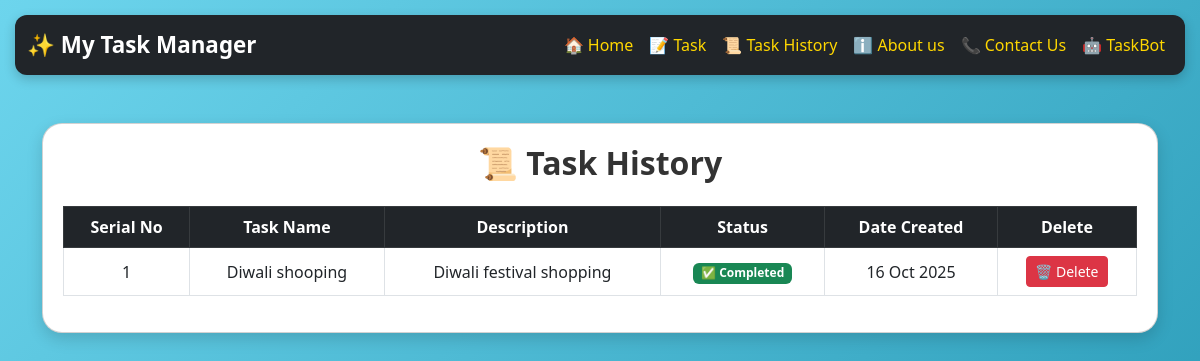
Page /task-history (signed in) on the committed database.
### app.py (models this page shows, shortened)
class Task(db.Model):
    serial_no = db.Column(db.Integer, primary_key=True)
    title = db.Column(db.String(200), nullable=False)
    description = db.Column(db.String(500), nullable=False)
    completed = db.Column(db.Boolean, default=False)
    date_created = db.Column(db.DateTime, default=datetime.utcnow)
    user_id = db.Column(db.Integer, db.ForeignKey('user.id'), nullable=False)

### app.py (the view)
@Home.route('/task-history')
@login_required
def task_history():
    all_tasks = Task.query.filter_by(user_id=current_user.id).order_by(Task.date_created.desc()).all()
    return render_template('task-history.html', tasks=all_tasks)

### app.py (called while the page is built)
@login_manager.user_loader
def load_user(user_id):
    return User.query.get(int(user_id))

### templates/task-history.html (shortened to what this page needs)
<!DOCTYPE html>
<html lang="en">
<head>
  <link href="https://cdn.jsdelivr.net/npm/bootstrap@5.3.0/dist/css/bootstrap.min.css" rel="stylesheet">
</head>
<body>
<nav class="navbar navbar-expand-lg navbar-dark bg-dark">
  <div class="container-fluid">
    <a class="navbar-brand" href="{{ url_for('hello_world') }}">✨ My Task Manager</a>
    <div class="collapse navbar-collapse" id="navbarNav">
      <ul class="navbar-nav ms-auto">
        <li class="nav-item"><a class="nav-link active" href="{{ url_for('hello_world') }}">🏠 Home</a></li>
        <li class="nav-item"><a class="nav-link active" href="{{ url_for('tasks') }}">📝 Task</a></li>
        <li class="nav-item"><a class="nav-link active" href="{{ url_for('task_history') }}">📜 Task History</a></li>
        <li class="nav-item"><a class="nav-link active" href="{{ url_for('about') }}">ℹ️ About us</a></li>
        <li class="nav-item"><a class="nav-link active" href="{{ url_for('contact') }}">📞 Contact Us</a></li>
        <li class="nav-item"><a class="nav-link active" href="{{ url_for('chatbot') }}">🤖 TaskBot</a></li>
      </ul>
    </div>
  </div>
</nav>
  <div class="container mt-5">
    <div class="card card-custom">
      <h2 class="mb-4 text-center">📜 Task History</h2>
      <table class="table table-hover table-bordered text-center">
        <thead class="table-dark">
          <tr>
            <th>Serial No</th>
            <th>Task Name</th>
            <th>Description</th>
            <th>Status</th>
            <th>Date Created</th>
            <th>Delete</th>
          </tr>
        </thead>
        <tbody>
          {% for task in tasks %}
          <tr>
            <td>{{ loop.index }}</td>
            <td>{{ task.title }}</td>
            <td>{{ task.description }}</td>
            <td>
              {% if task.completed %}
                <span class="badge bg-success">✅ Completed</span>
              {% else %}
                <span class="badge bg-warning text-dark">⏳ Pending</span>
              {% endif %}
            </td>
            <td>{{ task.date_created.strftime('%d %b %Y') }}</td>
            <td>
              <form method="POST" action="{{ url_for('delete_task', task_id=task.serial_no) }}" style="display:inline;">
                <button type="submit" class="btn btn-sm btn-danger" onclick="return confirm('Are you sure you want to delete this task?');">
                  🗑 Delete
                </button>
              </form>
            </td>
          </tr>
          {% else %}
          <tr>
            <td colspan="6" class="text-center">No tasks yet.</td>
          </tr>
          {% endfor %}
        </tbody>
      </table>
    </div>
  </div>
</body>
</html>

### templates/task-history.html (style rules this page uses)
body { background: linear-gradient(135deg, #6dd5ed, #2193b0); min-height: 100vh; }
.navbar { border-radius: 12px; margin: 15px; box-shadow: 0 4px 12px rgba(0,0,0,0.2); }
.navbar-brand { font-weight: bold; font-size: 1.4rem; color: #fff !important; }
.nav-link { color: #eaeaea !important; font-weight: 500; }
.nav-link.active { color: #ffd700 !important; }
.card-custom { background: #fff; border-radius: 20px; padding: 20px; box-shadow: 0 6px 16px rgba(0,0,0,0.15); }
h2 { font-weight: bold; color: #333; }
.table td, .table th { vertical-align: middle; }

### rows in the picture
Task: title "Diwali shooping", description "Diwali festival shopping", completed "✅ Completed", date_created "16 Oct 2025"
